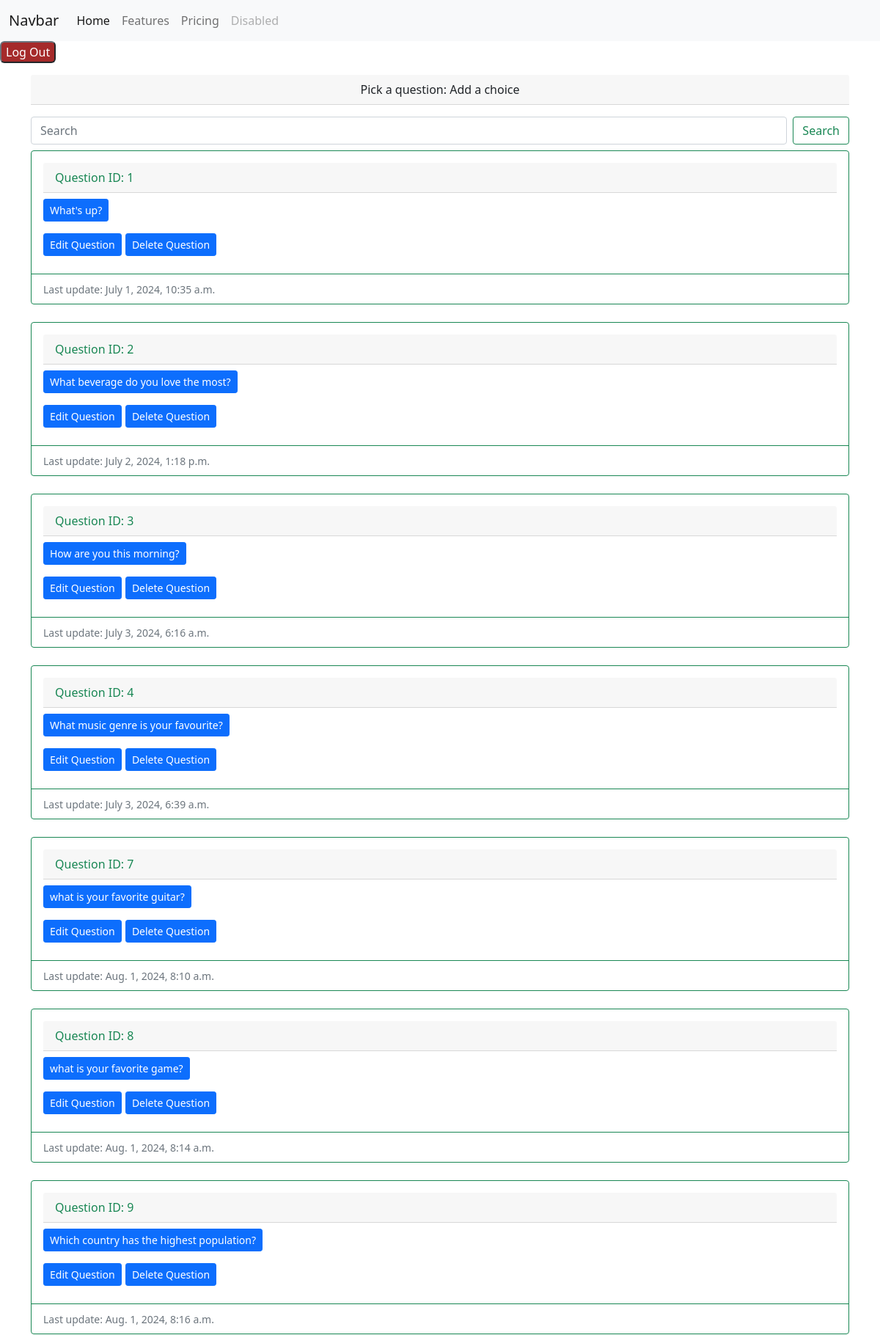
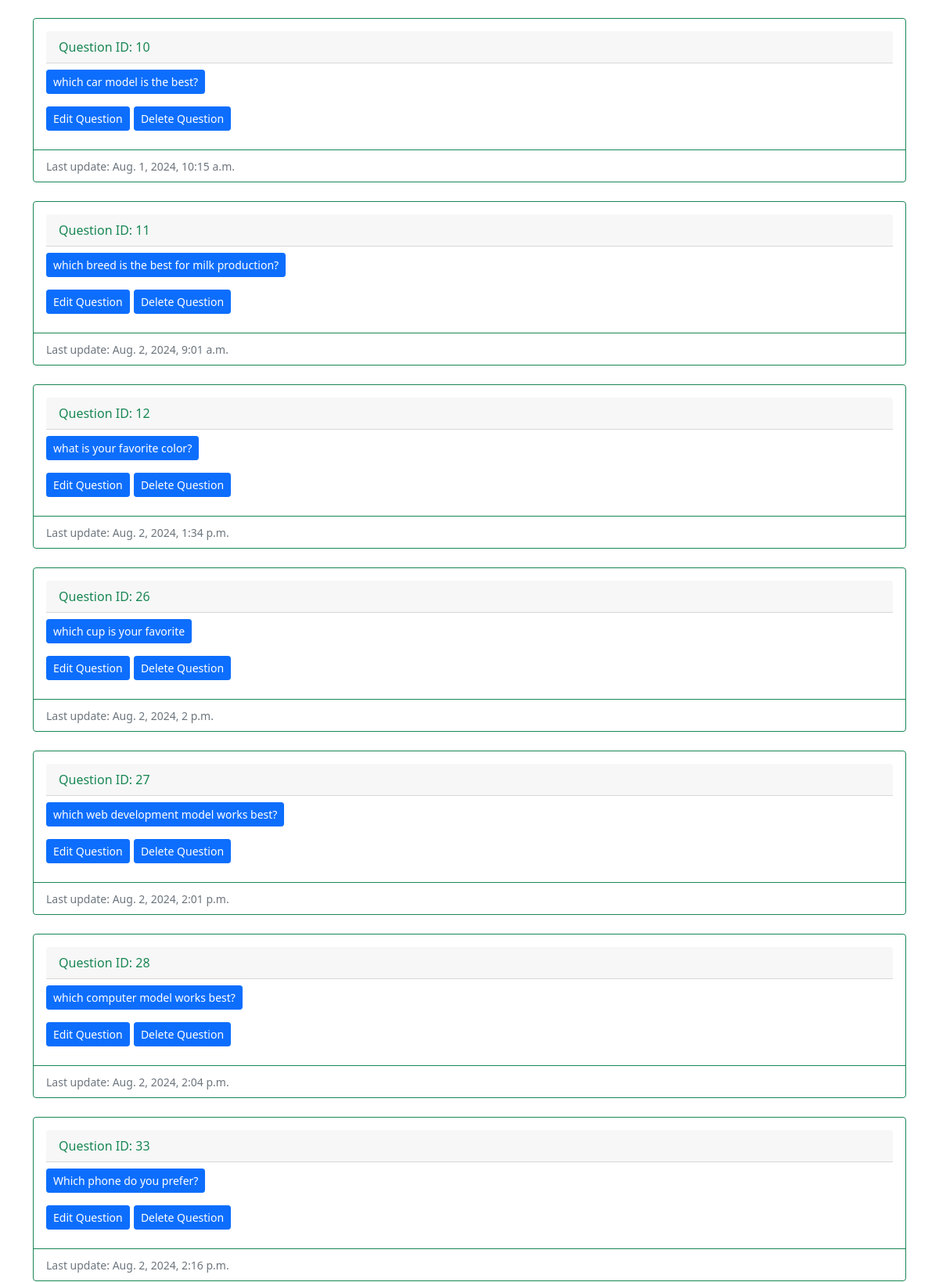
The app's page /users/available_questions/ (signed in, upper part) with its own data (2 pictures, top to bottom).
### polls/models.py (models this page shows, shortened)
class Question(models.Model):
    question_text = models.CharField(max_length=255, null=True, blank=True)
    poll = models.ForeignKey('Poll', on_delete=models.SET_NULL, null=True, blank=True)
    pub_date = models.DateTimeField("date published",default=timezone.now)
    posted_by = models.ForeignKey(User, on_delete=models.SET_NULL, null=True, blank=True)
    timestamp = models.DateTimeField(default=timezone.now)

### users/views.py (the view)
# urls.py: path('available_questions/', views.AvailableQuestionsView.as_view(), name ='available_questions'),
class AvailableQuestionsView(LoginRequiredMixin, ListView):
    form_class = CreatePollForm
    paginate_by = 4
    model = Question
    template_name = 'users/available_questions.html'
    def get_context_data(self, **kwargs):
        context = super().get_context_data(**kwargs)
        context["questions"] = Question.objects.all()
        return context
    def get_queryset(self):  # new
        search_query = self.request.GET.get("search_quiz")
        if search_query:
            object_list = Question.objects.filter(
                question_text__icontains=search_query).order_by('-pub_date')
        else:
            object_list = Question.objects.all()
        return object_list

### users/templates/users/available_questions.html (shortened to what this page needs)
{% extends 'base.html' %}
{% block content%}
<div class="text-center">
  <div class="card-header mb-3 mt-3">Pick a question: Add a choice</div>
</div>
<form action="{% url 'users:quizsearch' %}" method="GET" class="d-flex mb-2">
  <input class="form-control me-2" type="search" placeholder="Search" aria-label="Search"  name="search_quiz">
  <button class="btn btn-outline-success" type="submit">Search</button>
</form>
<div class="row row-cols-1 row-cols-md-1 g-4">
    {% for question in questions %}
    <div class="col">
      <div class="card border-success">
        <div class="card-body">
            <div class="card-header text-success ">Question ID: {{question.id}}
            </div>
          <h5 class="card-title mt-2">
            <a href="{% url 'users:create_poll_choice' question.id%}"
            class="btn btn-primary btn-sm">{{question.question_text}}</a>
            <div class="mt-3">
              <a href="{% url 'users:edit_questions' question.pk%}"
              class="btn btn-primary btn-sm">Edit Question</a>
              <a href="{% url 'users:delete_question' question.pk%}"
              class="btn btn-primary btn-sm">Delete Question</a>
            </div>
          </h5>
        </div>
        <div class="card-footer bg-transparent border-success">
            <p class="card-text"><small class="text-muted">Last update: {{question.pub_date}}</small></p>
        </div>
      </div>
    </div>
    {% endfor %}
  </div>
{%endblock%}

### records on screen
Question: id "1", question_text "What's up?", pub_date "July 1, 2024, 10:35 a.m."
Question: id "2", question_text "What beverage do you love the most?", pub_date "July 2, 2024, 1:18 p.m."
Question: id "3", question_text "How are you this morning?", pub_date "July 3, 2024, 6:16 a.m."
Question: id "4", question_text "What music genre is your favourite?", pub_date "July 3, 2024, 6:39 a.m."
Question: id "7", question_text "what is your favorite guitar?", pub_date "Aug. 1, 2024, 8:10 a.m."
Question: id "8", question_text "what is your favorite game?", pub_date "Aug. 1, 2024, 8:14 a.m."
Question: id "9", question_text "Which country has the highest population?", pub_date "Aug. 1, 2024, 8:16 a.m."
Question: id "10", question_text "which car model is the best?", pub_date "Aug. 1, 2024, 10:15 a.m."
Question: id "11", question_text "which breed is the best for milk production?", pub_date "Aug. 2, 2024, 9:01 a.m."
Question: id "12", question_text "what is your favorite color?", pub_date "Aug. 2, 2024, 1:34 p.m."
Question: id "26", question_text "which cup is your favorite", pub_date "Aug. 2, 2024, 2 p.m."
Question: id "27", question_text "which web development model works best?", pub_date "Aug. 2, 2024, 2:01 p.m."
Question: id "28", question_text "which computer model works best?", pub_date "Aug. 2, 2024, 2:04 p.m."
Question: id "33", question_text "Which phone do you prefer?", pub_date "Aug. 2, 2024, 2:16 p.m."
